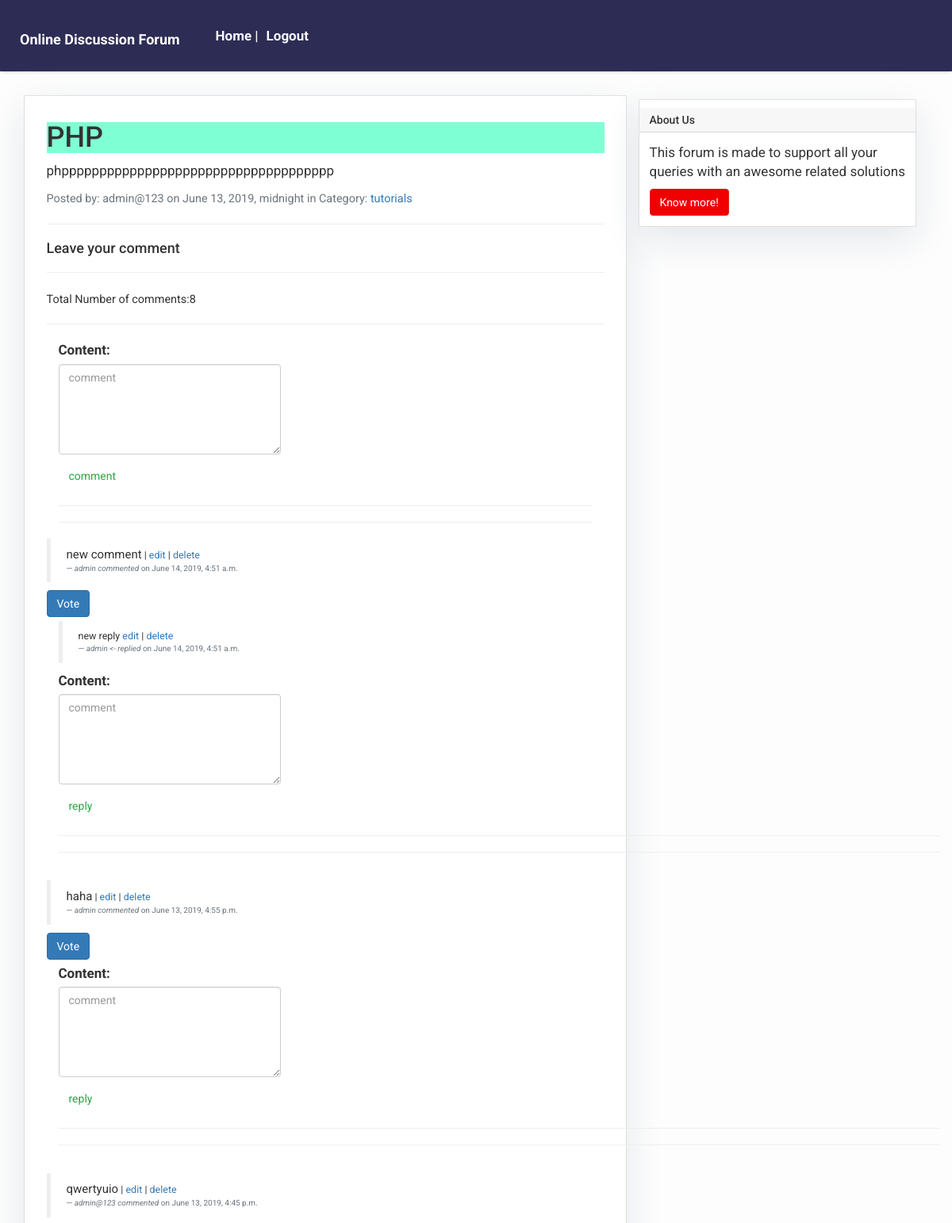
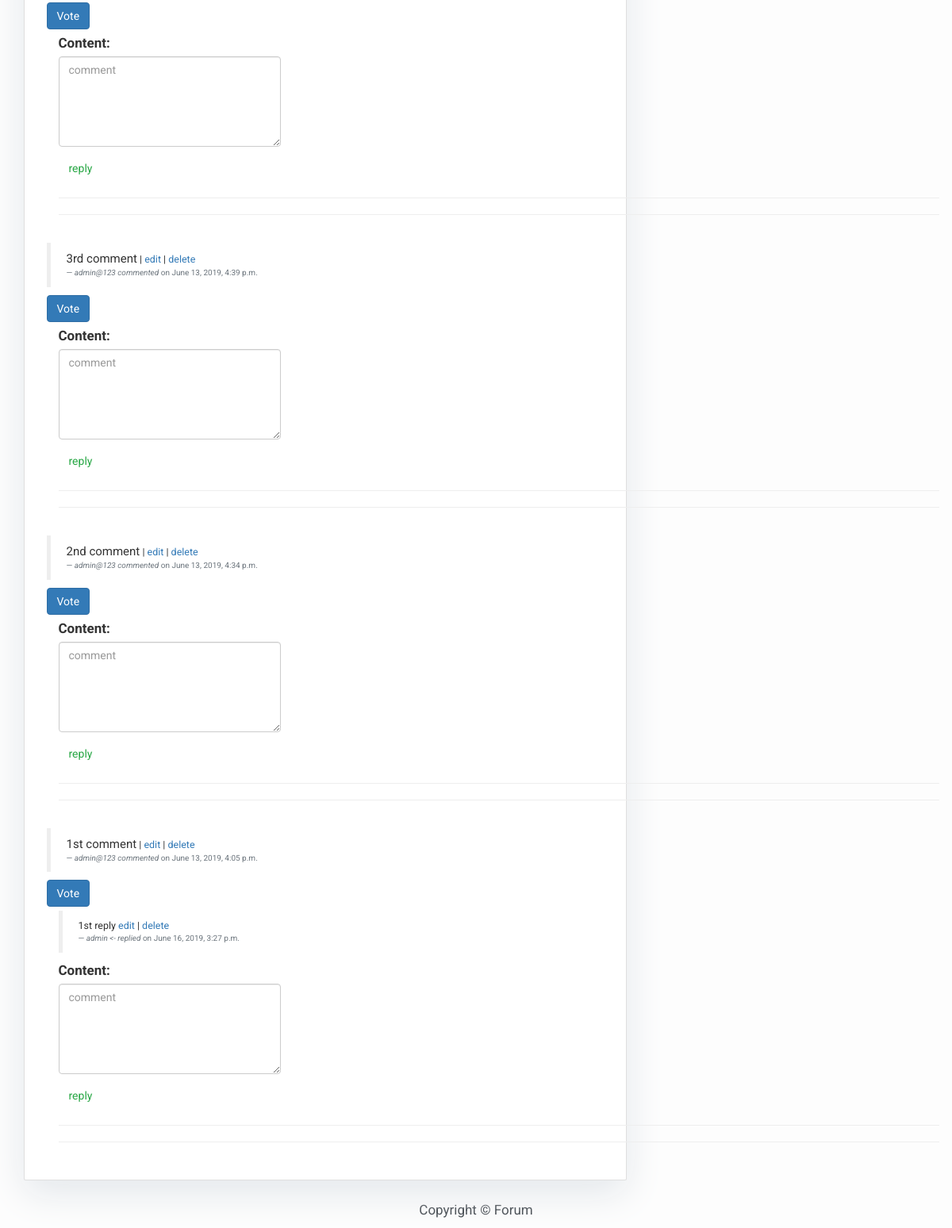
The app's page /forum/detail/6/ (signed in) with its own data (2 pictures, top to bottom).
### forum/models.py (models this page shows, shortened)
class Post(models.Model):
    title = models.CharField(max_length=30,unique=True)
    user = models.ForeignKey(settings.AUTH_USER_MODEL, on_delete=models.CASCADE)
    desc = models.TextField()
    date = models.DateTimeField(null=True)
    category = models.ForeignKey(Category,on_delete=models.CASCADE,null=True)
    class Meta:
        ordering = ['-date']
        verbose_name = 'post'
        verbose_name_plural = 'posts'

class Category(models.Model):
    title = models.CharField(max_length=100,unique=True)
    date = models.DateField(default = timezone.now)
    user = models.ForeignKey(User,on_delete= models.CASCADE)
    class Meta:
        verbose_name = 'category'
        verbose_name_plural = 'categories'
    def __str__(self):
        return self.title

class Comment(models.Model):
    post = models.ForeignKey(Post,on_delete=models.CASCADE,related_name='comments')
    content = models.TextField()
    date = models.DateTimeField(null=True,auto_now_add=True)
    Email = models.EmailField()
    votes = models.ManyToManyField(User,related_name='votes',blank=True)
    user = models.ForeignKey(settings.AUTH_USER_MODEL, on_delete=models.CASCADE)
    reply = models.ForeignKey('Comment', null=True,on_delete=models.CASCADE, blank=True, related_name='replies')
    class Meta:
        ordering = ['-date']
        verbose_name = 'comment'

### forum/views.py (the view)
# urls.py: path('detail/<int:id>/', views.PostDetail, name='post_detail'),
@login_required(login_url='login')
def PostDetail(request,id):
    post = get_object_or_404(Post, pk=id)
    comments = Comment.objects.filter(post=post,reply=None).order_by('-id')
    if request.method == 'POST':
        comment_form = CommentForm(request.POST or None)
        if comment_form.is_valid():
            reply_id = request.POST.get('comment_id')
            comment_as = None
            if reply_id:
                comment_as = Comment.objects.get(id=reply_id)
            comment = comment_form.save(commit=False)
            comment.user = request.user
            comment.post = post
            comment.reply = comment_as
            comment.save()
            return redirect('post_detail',id=post.id)
    else:
        comment_form = CommentForm()
    context = {'comment_form': comment_form,'post':post,'comments':comments,}
    return render(request, 'forum/post_detail.html', context)

### forum/forms.py
class CommentForm(forms.ModelForm):
    content = forms.CharField(widget=forms.Textarea(attrs={'class': 'form-control','rows': 5,
                              'cols': 30,'style': 'width: 20em;','placeholder':'comment'}))
    class Meta:
        model = Comment
        fields = ('content',)

### templates/forum/post_detail.html (shortened to what this page needs)
{% extends 'base/base.html' %}
{% block content %}
<div class="container">
  <div class="row">
    <div class="col-md-8 card mb-4  mt-3 left  top">
      <div class="card-body">
        <h1 class="x">{% block title %} {{ post.title|capfirst }} {% endblock title %}</h1>
        <p class="card-text ">{{ post.desc | safe }}</p>
          <small class=" text-muted"> Posted by: {{ post.user }} on {{ post.date }} in  Category:<a href="{% url 'list_of_post_by_category' post.category.id %}"> {{ post.category }}</a></small>
      <hr>
      <h4 >Leave your comment</h4>
      <hr>
        <small>Total Number of comments:{{ post.comments.count }}</small>
      <hr>
          <div class="main-comment-section">
            <div class="container-fluid mt-2">
             <form method="post" >
            {{ comment_form.as_p }}
            {% if request.user.is_authenticated %}
            <input type="submit" value="comment" class="btn btn-outline-success">
            {% else %}
            <input type="submit" value="comment" class="btn btn-outline-success" disabled>
            {% endif %}
        </form>
            <hr>
            <hr>
            </div>
            </div>
 {% for comment in comments %}
   <blockquote class="blockquote">
  <p class="mb-0"><big> {{ comment.content }}</big> | <a href="{%url 'edit_comment' comment.id %}">edit</a> | <a href="#" onclick="delete_('{% url 'delete_comment' comment.id %}')">delete</a> </p>
  <footer class="blockquote-footer"><cite title="Source Title">{{ comment.user }} commented</cite> on {{ comment.date }}</footer>
</blockquote>
     <form action="{% url 'vote_comment' comment.id %}" method="post">
{% if voted %}
    <button type="submit" name="comment_id" value="{{ comment.id }}" class="btn btn-primary">Undo vote</button>
    {% else %}
       <button type="submit" name="comment_id" value="{{ comment.id }}" class="btn btn-primary">Vote</button>
     {% endif %}
 </form>
  <div class="reply-section container mt-2">
    {% for reply in comment.replies.all %}
         <blockquote class="blockquote">
  <p class="mb-0"> {{ reply.content }}<a href="{%url 'edit_reply' reply.id %}"> edit</a> | <a href="#" onclick="delete_('{% url 'delete_reply' reply.id %}')">delete</a></p>
  <footer class="blockquote-footer"><cite title="Source Title">{{ reply.user }} <- replied</cite> on {{ reply.date }}</footer>
</blockquote>
        {% endfor %}
   <div class="form-group row">
      <form method="post" class="container ">
            {{ comment_form.as_p }}
            {% if request.user.is_authenticated %}
            <input type="submit" value="reply" class="btn btn-outline-success">
            {% else %}
            <input type="submit" value="reply" class="btn btn-outline-success" disabled>
            {% endif %}
      <hr><hr>
        </form>
   </div>
  </div>
{% endfor %}
  </div>
  </div>
   {% block sidebar %} {% include 'forum/sidebar.html' %} {% endblock sidebar %}
 </div>
</div>
{% endblock content %}

### templates/base/base.html (style rules this page uses)
body { font-family: "Roboto", sans-serif; font-size: 17px; background-color: #fdfdfd; }

### templates/forum/post_detail.html (style rules this page uses)
.x { background: aquamarine; }

### templates/forum/sidebar.html (style rules this page uses)
.card { box-shadow: 0 16px 48px #E3E7EB; }

### records on screen
Post: title "PHP", desc "phpppppppppppppppppppppppppppppppppppp", user "admin@123", date "June 13, 2019, midnight", category "tutorials", comments.count "8"
Comment: content "new comment", user "admin", date "June 14, 2019, 4:51 a.m.", {{ comment.id }} 54 (drawn)
Comment: content "new reply", user "admin", date "June 14, 2019, 4:51 a.m."
Comment: content "haha", user "admin", date "June 13, 2019, 4:55 p.m.", {{ comment.id }} 50 (drawn)
Comment: content "qwertyuio", user "admin@123", date "June 13, 2019, 4:45 p.m.", {{ comment.id }} 49 (drawn)
Comment: content "3rd comment", user "admin@123", date "June 13, 2019, 4:39 p.m.", {{ comment.id }} 48 (drawn)
Comment: content "2nd comment", user "admin@123", date "June 13, 2019, 4:34 p.m.", {{ comment.id }} 47 (drawn)
Comment: content "1st comment", user "admin@123", date "June 13, 2019, 4:05 p.m.", {{ comment.id }} 46 (drawn)
Comment: content "1st reply", user "admin", date "June 16, 2019, 3:27 p.m."
